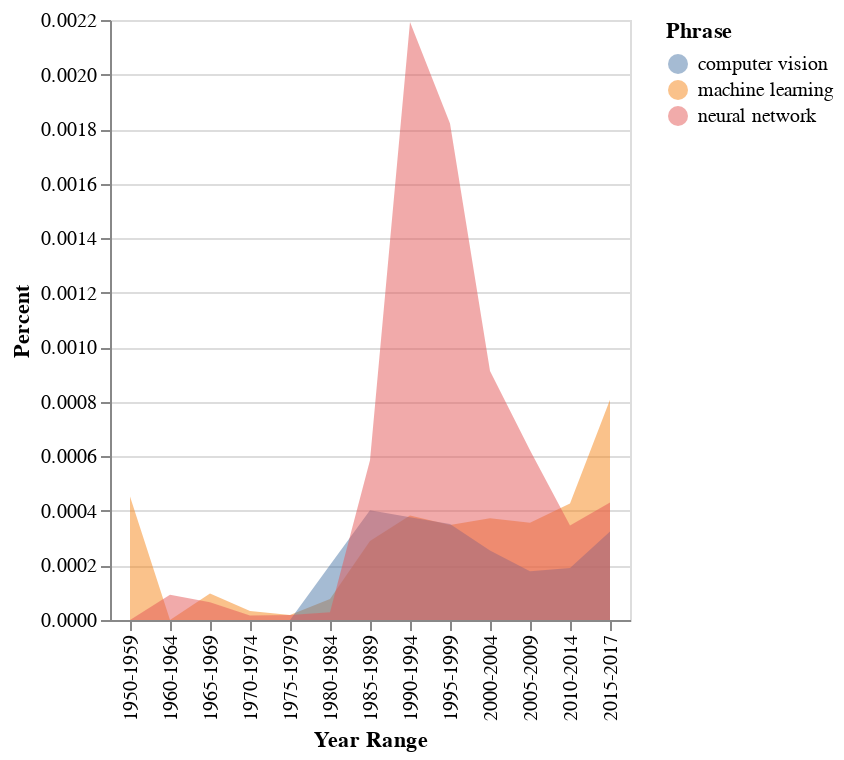

Notebook cell for this chart:
### Code cell
alt.Chart(data).mark_area(opacity=0.5).encode(x='Year Range', 
                                              y=alt.Y('Percent', stack=None), 
                                              color='Phrase',
                                              tooltip=['Phrase', 'Year Range', 'Percent']).interactive()

### Figure 1 — Vega-Lite specification as saved in the notebook (floating-point values rounded to 4 significant figures)
{"config": {"view": {"continuousWidth": 400, "continuousHeight": 300}}, "data": {"name": "data-287aacf61ea464ec4faf990199b70898"}, "mark": {"type": "area", "opacity": 0.5}, "encoding": {"color": {"field": "Phrase", "type": "nominal"}, "tooltip": [{"field": "Phrase", "type": "nominal"}, {"field": "Year Range", "type": "nominal"}, {"field": "Percent", "type": "quantitative"}], "x": {"field": "Year Range", "type": "nominal"}, "y": {"field": "Percent", "stack": null, "type": "quantitative"}}, "selection": {"selector013": {"type": "interval", "bind": "scales", "encodings": ["x", "y"]}}, "$schema": "https://vega.github.io/schema/vega-lite/v4.17.0.json", "datasets": {"data-287aacf61ea464ec4faf990199b70898": [{"Year Range": "1950-1959", "Percent": 0.0004531, "Phrase": "machine learning"}, {"Year Range": "1960-1964", "Percent": 0.0, "Phrase": "machine learning"}, {"Year Range": "1965-1969", "Percent": 9.717e-05, "Phrase": "machine learning"}, {"Year Range": "1970-1974", "Percent": 3.329e-05, "Phrase": "machine learning"}, {"Year Range": "1975-1979", "Percent": 1.804e-05, "Phrase": "machine learning"}, {"Year Range": "1980-1984", "Percent": 7.678e-05, "Phrase": "machine learning"}, {"Year Range": "1985-1989", "Percent": 0.0002898, "Phrase": "machine learning"}, {"Year Range": "1990-1994", "Percent": 0.0003827, "Phrase": "machine learning"}, {"Year Range": "1995-1999", "Percent": 0.0003483, "Phrase": "machine learning"}, {"Year Range": "2000-2004", "Percent": 0.0003729, "Phrase": "machine learning"}, {"Year Range": "2005-2009", "Percent": 0.0003566, "Phrase": "machine learning"}, {"Year Range": "2010-2014", "Percent": 0.0004274, "Phrase": "machine learning"}, {"Year Range": "2015-2017", "Percent": 0.000808, "Phrase": "machine learning"}, {"Year Range": "1950-1959", "Percent": 0.0, "Phrase": "computer vision"}, {"Year Range": "1960-1964", "Percent": 0.0, "Phrase": "computer vision"}, {"Year Range": "1965-1969", "Percent": 0.0, "Phrase": "computer vision"}, {"Year Range": "1970-1974", "Percent": 0.0, "Phrase": "computer vision"}, {"Year Range": "1975-1979", "Percent": 0.0, "Phrase": "computer vision"}, {"Year Range": "1980-1984", "Percent": 0.0002016, "Phrase": "computer vision"}, {"Year Range": "1985-1989", "Percent": 0.0004022, "Phrase": "computer vision"}, {"Year Range": "1990-1994", "Percent": 0.0003766, "Phrase": "computer vision"}, {"Year Range": "1995-1999", "Percent": 0.000352, "Phrase": "computer vision"}, {"Year Range": "2000-2004", "Percent": 0.0002546, "Phrase": "computer vision"}, {"Year Range": "2005-2009", "Percent": 0.0001791, "Phrase": "computer vision"}, {"Year Range": "2010-2014", "Percent": 0.0001905, "Phrase": "computer vision"}, {"Year Range": "2015-2017", "Percent": 0.0003246, "Phrase": "computer vision"}, {"Year Range": "1950-1959", "Percent": 0.0, "Phrase": "neural network"}, {"Year Range": "1960-1964", "Percent": 9.22e-05, "Phrase": "neural network"}, {"Year Range": "1965-1969", "Percent": 6.478e-05, "Phrase": "neural network"}, {"Year Range": "1970-1974", "Percent": 1.664e-05, "Phrase": "neural network"}, {"Year Range": "1975-1979", "Percent": 1.804e-05, "Phrase": "neural network"}, {"Year Range": "1980-1984", "Percent": 2.879e-05, "Phrase": "neural network"}, {"Year Range": "1985-1989", "Percent": 0.0005861, "Phrase": "neural network"}, {"Year Range": "1990-1994", "Percent": 0.002193, "Phrase": "neural network"}, {"Year Range": "1995-1999", "Percent": 0.001821, "Phrase": "neural network"}, {"Year Range": "2000-2004", "Percent": 0.0009134, "Phrase": "neural network"}, {"Year Range": "2005-2009", "Percent": 0.0006225, "Phrase": "neural network"}, {"Year Range": "2010-2014", "Percent": 0.0003463, "Phrase": "neural network"}, {"Year Range": "2015-2017", "Percent": 0.0004313, "Phrase": "neural network"}]}}
